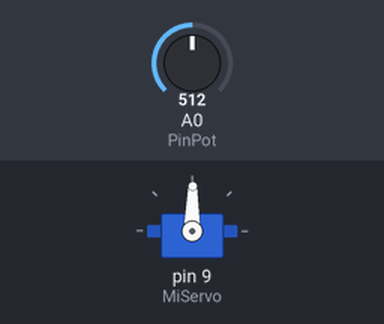
A sketch run on a simulated Arduino Uno, built with avr-gcc and run on an emulated ATmega328P. Shown: servo. The inputs (shaded band) are chosen by the test bench; at power-on: A0 (PinPot) = 512. What the sketch prints to the serial monitor is not drawn.

Above: at 1.2 s.
1.3 s: A0 (PinPot) set to 716
At 2.3 s:
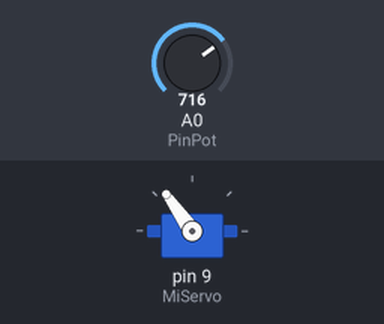
2.8 s: A0 (PinPot) set to 984
At 4.0 s:
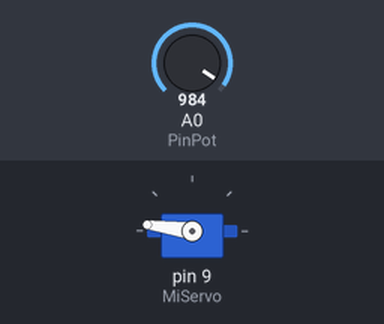
4.3 s: A0 (PinPot) set to 1012
At 5.6 s:
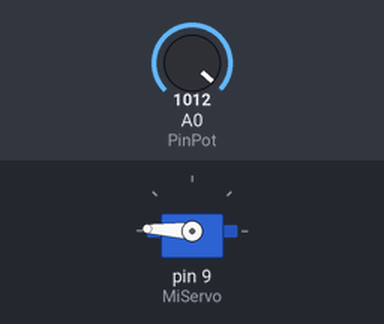
7.3 s: A0 (PinPot) set to 900
At 7.8 s:
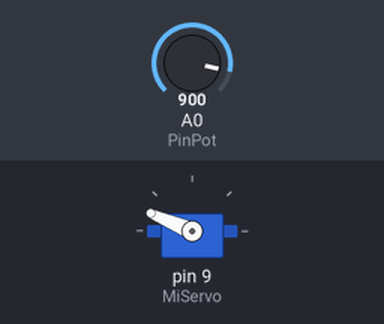
8.8 s: A0 (PinPot) set to 306
At 9.4 s:
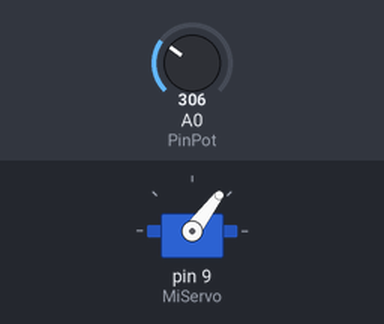
10.3 s: A0 (PinPot) set to 511
At 11.0 s:
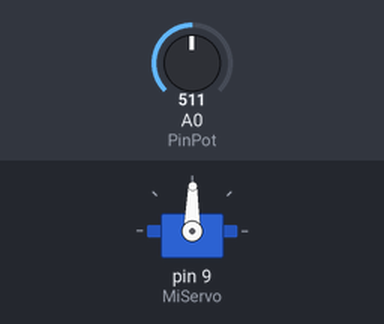
Timing chart, 0 to 12.8 s (numbered marks = the images above; inputs shaded):
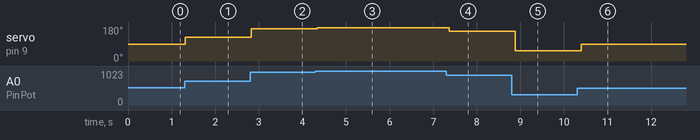

Measured:
- after the input at 1.3 s, servo on pin 9 (MiServo): 89° → 125° at once
- after the input at 2.8 s, servo on pin 9 (MiServo): 125° → 172° at once
- after the input at 4.3 s, servo on pin 9 (MiServo): 172° → 177° at once
- after the input at 7.3 s, servo on pin 9 (MiServo): 177° → 157° after 0.07 s
- after the input at 8.8 s, servo on pin 9 (MiServo): 157° → 53° after 0.08 s
- after the input at 10.3 s, servo on pin 9 (MiServo): 53° → 89° after 0.10 s

The sketch:

05_01_servomotor.ino
```cpp
#include "arduino_secrets.h"

#include <Servo.h>

Servo MiServo;

const int PinPot = A0;
int ValorPot;
int Angulo;

void setup() {
  MiServo.attach(9);

  Serial.begin(9600);
}

void loop() {
  ValorPot = analogRead(PinPot);
  Serial.print("PosiciÃ³n del potenciÃ³metro: ");
  Serial.println(ValorPot);

  Angulo = map(ValorPot, 0, 1023, 0, 179);
  Serial.print("Ã ngulo: ");
  Serial.println(Angulo);

  MiServo.write(Angulo);
  delay(100);
}
```

arduino_secrets.h
```cpp

```
